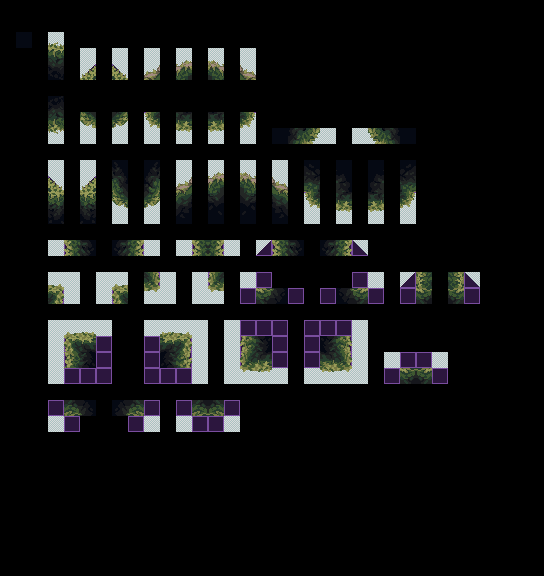

The image is a tile-based game level rendered from a .tmx file. Its description and complete source (layers, tilesets, objects, tile grids) follow:
An orthogonal 34x36 tile map with 16x16 px tiles, 2 tile layers (input_Terrain, output_Ground), 2 tilesets.

<map version="1.10" tiledversion="1.10.0" orientation="orthogonal" renderorder="right-down" width="34" height="36" tilewidth="16" tileheight="16" infinite="0" nextlayerid="8" nextobjectid="1">
 <properties>
  <property name="DeleteTiles" type="bool" value="true" />
  <property name="Disabled" type="bool" value="false" />
 </properties>
 <tileset firstgid="1" source="../Forest Tileset.tsx" />
 <tileset firstgid="4097" source="../Prototype Tileset.tsx" />
 <layer id="6" name="input_Terrain" width="34" height="36">
  <data encoding="csv">
0,0,0,0,0,0,0,0,0,0,0,0,0,0,0,0,0,0,0,0,0,0,0,0,0,0,0,0,0,0,0,0,0,0,
0,0,0,0,0,0,0,0,0,0,0,0,0,0,0,0,0,0,0,0,0,0,0,0,0,0,0,0,0,0,0,0,0,0,
0,4098,0,4097,0,0,0,0,0,0,0,0,0,0,0,0,0,0,0,0,0,0,0,0,0,0,0,0,0,0,0,0,0,0,
0,0,0,4098,0,4097,0,4097,0,4097,0,4097,0,4097,0,4097,0,0,0,0,0,0,0,0,0,0,0,0,0,0,0,0,0,0,
0,0,0,4098,0,4099,0,4100,0,4101,0,4102,0,4103,0,4104,0,0,0,0,0,0,0,0,0,0,0,0,0,0,0,0,0,0,
0,0,0,0,0,0,0,0,0,0,0,0,0,0,0,0,0,0,0,0,0,0,0,0,0,0,0,0,0,0,0,0,0,0,
0,0,0,4098,0,0,0,0,0,0,0,0,0,0,0,0,0,0,0,0,0,0,0,0,0,0,0,0,0,0,0,0,0,0,
0,0,0,4098,0,4107,0,4108,0,4109,0,4110,0,4111,0,4112,0,0,0,0,0,0,0,0,0,0,0,0,0,0,0,0,0,0,
0,0,0,4097,0,4097,0,4097,0,4097,0,4097,0,4097,0,4097,0,4098,4098,4108,4097,0,4097,4107,4098,4098,0,0,0,0,0,0,0,0,
0,0,0,0,0,0,0,0,0,0,0,0,0,0,0,0,0,0,0,0,0,0,0,0,0,0,0,0,0,0,0,0,0,0,
0,0,0,4097,0,4097,0,4098,0,4098,0,4097,0,4097,0,4097,0,4097,0,4098,0,4098,0,4098,0,4098,0,0,0,0,0,0,0,0,
0,0,0,4100,0,4099,0,4098,0,4098,0,4101,0,4102,0,4103,0,4104,0,4098,0,4098,0,4098,0,4098,0,0,0,0,0,0,0,0,
0,0,0,4098,0,4098,0,4107,0,4108,0,4098,0,4098,0,4098,0,4098,0,4109,0,4110,0,4111,0,4112,0,0,0,0,0,0,0,0,
0,0,0,4098,0,4098,0,4097,0,4097,0,4098,0,4098,0,4098,0,4098,0,4097,0,4097,0,4097,0,4097,0,0,0,0,0,0,0,0,
0,0,0,0,0,0,0,0,0,0,0,0,0,0,0,0,0,0,0,0,0,0,0,0,0,0,0,0,0,0,0,0,0,0,
0,0,0,4097,4098,4098,0,4098,4098,4097,0,4097,4098,4098,4097,0,4099,4098,4098,0,4098,4098,4100,0,0,0,0,0,0,0,0,0,0,0,
0,0,0,0,0,0,0,0,0,0,0,0,0,0,0,0,0,0,0,0,0,0,0,0,0,0,0,0,0,0,0,0,0,0,
0,0,0,4097,4097,0,4097,4097,0,4098,4097,0,4097,4098,0,4097,4098,0,0,0,0,0,4098,4097,0,4099,4098,0,4098,4100,0,0,0,0,
0,0,0,4098,4097,0,4097,4098,0,4097,4097,0,4097,4097,0,4098,4098,4098,4098,0,4098,4098,4098,4098,0,4098,4098,0,4098,4098,0,0,0,0,
0,0,0,0,0,0,0,0,0,0,0,0,0,0,0,0,0,0,0,0,0,0,0,0,0,0,0,0,0,0,0,0,0,0,
0,0,0,4097,4097,4097,4097,0,0,4097,4097,4097,4097,0,4097,4098,4098,4098,0,4098,4098,4098,4097,0,0,0,0,0,0,0,0,0,0,0,
0,0,0,4097,4098,4098,4098,0,0,4098,4098,4098,4097,0,4097,4098,4098,4098,0,4098,4098,4098,4097,0,0,0,0,0,0,0,0,0,0,0,
0,0,0,4097,4098,4098,4098,0,0,4098,4098,4098,4097,0,4097,4098,4098,4098,0,4098,4098,4098,4097,0,4097,4098,4098,4097,0,0,0,0,0,0,
0,0,0,4097,4098,4098,4098,0,0,4098,4098,4098,4097,0,4097,4097,4097,4097,0,4097,4097,4097,4097,0,4098,4098,4098,4098,0,0,0,0,0,0,
0,0,0,0,0,0,0,0,0,0,0,0,0,0,0,0,0,0,0,0,0,0,0,0,0,0,0,0,0,0,0,0,0,0,
0,0,0,4098,4098,4098,0,4098,4098,4098,0,4098,4098,4098,4098,0,0,0,0,0,0,0,0,0,0,0,0,0,0,0,0,0,0,0,
0,0,0,4097,4098,0,0,0,4098,4097,0,4097,4098,4098,4097,0,0,0,0,0,0,0,0,0,0,0,0,0,0,0,0,0,0,0,
0,0,0,0,0,0,0,0,0,0,0,0,0,0,0,0,0,0,0,0,0,0,0,0,0,0,0,0,0,0,0,0,0,0,
0,0,0,0,0,0,0,0,0,0,0,0,0,0,0,0,0,0,0,0,0,0,0,0,0,0,0,0,0,0,0,0,0,0,
0,0,0,0,0,0,0,0,0,0,0,0,0,0,0,0,0,0,0,0,0,0,0,0,0,0,0,0,0,0,0,0,0,0,
0,0,0,0,0,0,0,0,0,0,0,0,0,0,0,0,0,0,0,0,0,0,0,0,0,0,0,0,0,0,0,0,0,0,
0,0,0,0,0,0,0,0,0,0,0,0,0,0,0,0,0,0,0,0,0,0,0,0,0,0,0,0,0,0,0,0,0,0,
0,0,0,0,0,0,0,0,0,0,0,0,0,0,0,0,0,0,0,0,0,0,0,0,0,0,0,0,0,0,0,0,0,0,
0,0,0,0,0,0,0,0,0,0,0,0,0,0,0,0,0,0,0,0,0,0,0,0,0,0,0,0,0,0,0,0,0,0,
0,0,0,0,0,0,0,0,0,0,0,0,0,0,0,0,0,0,0,0,0,0,0,0,0,0,0,0,0,0,0,0,0,0,
0,0,0,0,0,0,0,0,0,0,0,0,0,0,0,0,0,0,0,0,0,0,0,0,0,0,0,0,0,0,0,0,0,0
</data>
 </layer>
 <layer id="7" name="output_Ground" width="34" height="36">
  <data encoding="csv">
0,0,0,0,0,0,0,0,0,0,0,0,0,0,0,0,0,0,0,0,0,0,0,0,0,0,0,0,0,0,0,0,0,0,
0,0,0,0,0,0,0,0,0,0,0,0,0,0,0,0,0,0,0,0,0,0,0,0,0,0,0,0,0,0,0,0,0,0,
0,97,0,1033,0,0,0,0,0,0,0,0,0,0,0,0,0,0,0,0,0,0,0,0,0,0,0,0,0,0,0,0,0,0,
0,0,0,1097,0,0,0,0,0,0,0,466,0,467,0,0,0,0,0,0,0,0,0,0,0,0,0,0,0,0,0,0,0,0,
0,0,0,1161,0,1048,0,1053,0,529,0,530,0,531,0,532,0,0,0,0,0,0,0,0,0,0,0,0,0,0,0,0,0,0,
0,0,0,0,0,0,0,0,0,0,0,0,0,0,0,0,0,0,0,0,0,0,0,0,0,0,0,0,0,0,0,0,0,0,
0,0,0,73,0,0,0,0,0,0,0,0,0,0,0,0,0,0,0,0,0,0,0,0,0,0,0,0,0,0,0,0,0,0,
0,0,0,137,0,215,0,216,0,805,0,806,0,807,0,808,0,0,0,0,0,0,0,0,0,0,0,0,0,0,0,0,0,0,
0,0,0,201,0,0,0,0,0,0,0,870,0,871,0,0,0,97,481,482,0,0,0,475,476,97,0,0,0,0,0,0,0,0,
0,0,0,0,0,0,0,0,0,0,0,0,0,0,0,0,0,0,0,0,0,0,0,0,0,0,0,0,0,0,0,0,0,0,
0,0,0,0,0,0,0,87,0,88,0,0,0,466,0,467,0,0,0,81,0,82,0,83,0,84,0,0,0,0,0,0,0,0,
0,0,0,1053,0,1048,0,151,0,152,0,529,0,530,0,531,0,532,0,145,0,146,0,147,0,148,0,0,0,0,0,0,0,0,
0,0,0,1117,0,1112,0,407,0,408,0,593,0,594,0,595,0,596,0,805,0,806,0,807,0,808,0,0,0,0,0,0,0,0,
0,0,0,1181,0,1176,0,0,0,0,0,657,0,658,0,659,0,660,0,0,0,870,0,871,0,0,0,0,0,0,0,0,0,0,
0,0,0,0,0,0,0,0,0,0,0,0,0,0,0,0,0,0,0,0,0,0,0,0,0,0,0,0,0,0,0,0,0,0,
0,0,0,0,972,973,0,974,975,0,0,0,972,975,0,0,0,972,973,0,974,975,0,0,0,0,0,0,0,0,0,0,0,0,
0,0,0,0,0,0,0,0,0,0,0,0,0,0,0,0,0,0,0,0,0,0,0,0,0,0,0,0,0,0,0,0,0,0,
0,0,0,591,0,0,0,588,0,463,0,0,0,460,0,0,0,0,0,0,0,0,0,0,0,0,1049,0,1052,0,0,0,0,0,
0,0,0,655,0,0,0,652,0,527,0,0,0,524,0,0,1100,1101,0,0,0,1102,1103,0,0,0,1100,0,1103,0,0,0,0,0,
0,0,0,0,0,0,0,0,0,0,0,0,0,0,0,0,0,0,0,0,0,0,0,0,0,0,0,0,0,0,0,0,0,0,
0,0,0,0,588,589,0,0,0,0,590,591,0,0,0,0,0,0,0,0,0,0,0,0,0,0,0,0,0,0,0,0,0,0,
0,0,0,0,652,653,0,0,0,0,654,655,0,0,0,396,397,0,0,0,398,399,0,0,0,0,0,0,0,0,0,0,0,0,
0,0,0,0,908,717,0,0,0,0,718,847,0,0,0,460,461,0,0,0,462,463,0,0,0,0,0,0,0,0,0,0,0,0,
0,0,0,0,0,0,0,0,0,0,0,0,0,0,0,524,525,0,0,0,526,527,0,0,0,1100,1103,0,0,0,0,0,0,0,
0,0,0,0,0,0,0,0,0,0,0,0,0,0,0,0,0,0,0,0,0,0,0,0,0,0,0,0,0,0,0,0,0,0,
0,0,0,0,140,141,0,142,143,0,0,0,140,143,0,0,0,0,0,0,0,0,0,0,0,0,0,0,0,0,0,0,0,0,
0,0,0,0,0,0,0,0,0,0,0,0,0,0,0,0,0,0,0,0,0,0,0,0,0,0,0,0,0,0,0,0,0,0,
0,0,0,0,0,0,0,0,0,0,0,0,0,0,0,0,0,0,0,0,0,0,0,0,0,0,0,0,0,0,0,0,0,0,
0,0,0,0,0,0,0,0,0,0,0,0,0,0,0,0,0,0,0,0,0,0,0,0,0,0,0,0,0,0,0,0,0,0,
0,0,0,0,0,0,0,0,0,0,0,0,0,0,0,0,0,0,0,0,0,0,0,0,0,0,0,0,0,0,0,0,0,0,
0,0,0,0,0,0,0,0,0,0,0,0,0,0,0,0,0,0,0,0,0,0,0,0,0,0,0,0,0,0,0,0,0,0,
0,0,0,0,0,0,0,0,0,0,0,0,0,0,0,0,0,0,0,0,0,0,0,0,0,0,0,0,0,0,0,0,0,0,
0,0,0,0,0,0,0,0,0,0,0,0,0,0,0,0,0,0,0,0,0,0,0,0,0,0,0,0,0,0,0,0,0,0,
0,0,0,0,0,0,0,0,0,0,0,0,0,0,0,0,0,0,0,0,0,0,0,0,0,0,0,0,0,0,0,0,0,0,
0,0,0,0,0,0,0,0,0,0,0,0,0,0,0,0,0,0,0,0,0,0,0,0,0,0,0,0,0,0,0,0,0,0,
0,0,0,0,0,0,0,0,0,0,0,0,0,0,0,0,0,0,0,0,0,0,0,0,0,0,0,0,0,0,0,0,0,0
</data>
 </layer>
</map>
